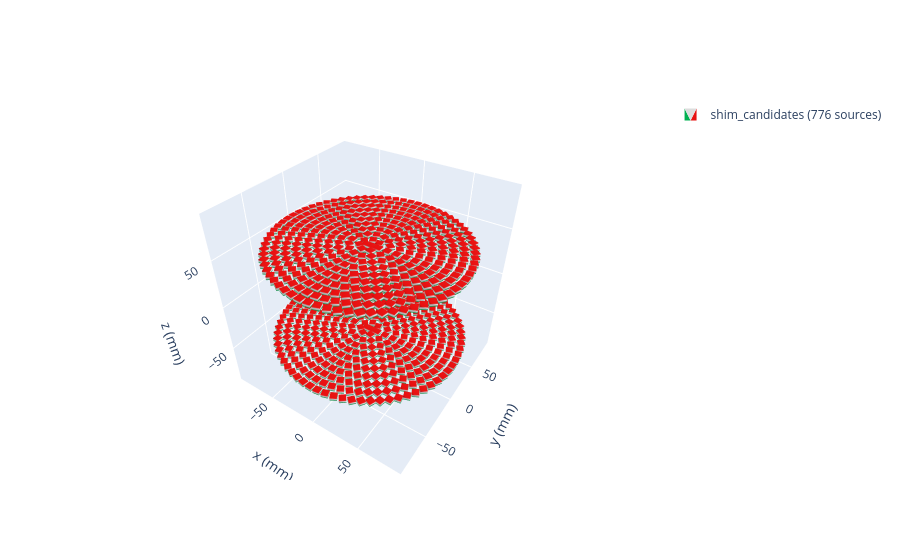

Here is the notebook cell this chart was saved with:
### Code cell
# Candidate tray construction settings

RADIAL_SPACING_FACTOR = 1.0
AZIMUTHAL_SPACING_FACTOR = 1.25
USE_SYMMETRY = False
SKIP_CENTER_MAGNETS = False
MAX_CANDIDATES_PER_PLANE = None
REQUIRE_FULL_MAGNET_INSIDE = True

candidate_tray = CandidateTray(
    tray_geometry=tray_geometry,
    shim_magnet=shim_magnet,
    radial_spacing_factor=RADIAL_SPACING_FACTOR,
    azimuthal_spacing_factor=AZIMUTHAL_SPACING_FACTOR,
    symmetry=USE_SYMMETRY,
    skip_center_magnets=SKIP_CENTER_MAGNETS,
    max_candidates_per_plane=MAX_CANDIDATES_PER_PLANE,
    require_full_magnet_inside=REQUIRE_FULL_MAGNET_INSIDE,
)

candidate_tray.build()
candidate_tray.print_statistics()

run.save_report("candidate_geometry", candidate_tray.statistics())

if SHOW_CANDIDATES:
    candidate_tray.show()

### Figure 1 — Plotly figure (JSON) as saved in the notebook; plotly's stock layout.template omitted (floating-point values rounded to 4 significant figures; data arrays with more than 128 entries replaced by an {"elided": "..."} marker saying what was removed)
{"data": [{"color": "orange", "colorscale": [[0, "#00b050"], [0.16, "#00b050"], [0.26, "#dddddd"], [0.74, "#dddddd"], [0.84, "#e71111"], [1, "#e71111"]], "i": {"elided": "4656 int values"}, "intensity": {"elided": "3104 float values"}, "j": {"elided": "4656 int values"}, "k": {"elided": "4656 int values"}, "legendgroup": "Collection(id=4854182224, label='shim_candidates')", "name": "shim_candidates (776 sources)", "opacity": 1, "showlegend": true, "showscale": false, "type": "mesh3d", "x": {"elided": "3104 float values"}, "y": {"elided": "3104 float values"}, "z": {"elided": "3104 float values"}}, {"color": "blue", "colorscale": [[0, "#00b050"], [0.16, "#00b050"], [0.26, "#dddddd"], [0.74, "#dddddd"], [0.84, "#e71111"], [1, "#e71111"]], "i": {"elided": "4656 int values"}, "intensity": {"elided": "3104 float values"}, "j": {"elided": "4656 int values"}, "k": {"elided": "4656 int values"}, "legendgroup": "Collection(id=4854182224, label='shim_candidates')", "name": "shim_candidates (776 sources)", "opacity": 1, "showlegend": false, "showscale": false, "type": "mesh3d", "x": {"elided": "3104 float values"}, "y": {"elided": "3104 float values"}, "z": {"elided": "3104 float values"}}], "layout": {"legend": {"itemsizing": "constant"}, "scene": {"aspectmode": "manual", "aspectratio": {"x": 1, "y": 1, "z": 1}, "camera": {"eye": {"x": 1, "y": -1.5, "z": 1.4}}, "xaxis": {"autorange": false, "range": [-93.18, 93.16], "title": {"text": "x (mm)"}}, "yaxis": {"autorange": false, "range": [-93.17, 93.17], "title": {"text": "y (mm)"}}, "zaxis": {"autorange": false, "range": [-93.17, 93.17], "title": {"text": "z (mm)"}}}}}
